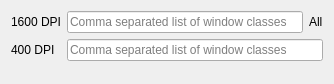
<?xml version="1.0" encoding="UTF-8"?>
<ui version="4.0">
 <class>KWin::VideoWallConfigForm</class>
 <widget class="QWidget" name="KWin::VideoWallConfigForm">
  <property name="geometry">
   <rect>
    <x>0</x>
    <y>0</y>
    <width>334</width>
    <height>84</height>
   </rect>
  </property>
  <property name="windowTitle">
   <string>Video Wall</string>
  </property>
  <layout class="QFormLayout" name="formLayout">
   <item row="0" column="0">
    <widget class="QLabel" name="label">
     <property name="text">
      <string>1600 DPI</string>
     </property>
    </widget>
   </item>
   <item row="0" column="1">
    <layout class="QHBoxLayout" name="horizontalLayout_2">
     <item>
      <widget class="QLineEdit" name="kcfg_Whitelist">
       <property name="text">
        <string/>
       </property>
       <property name="placeholderText">
        <string>Comma separated list of window classes</string>
       </property>
      </widget>
     </item>
     <item>
      <widget class="QLabel" name="applyLabel">
       <property name="visible">
        <bool>false</bool>
       </property>
       <property name="text">
        <string>All</string>
       </property>
      </widget>
     </item>
    </layout>
   </item>
   <item row="1" column="0">
    <widget class="QLabel" name="label_2">
     <property name="text">
      <string>400 DPI</string>
     </property>
    </widget>
   </item>
   <item row="1" column="1">
    <widget class="QLineEdit" name="kcfg_Greylist">
     <property name="placeholderText">
      <string>Comma separated list of window classes</string>
     </property>
    </widget>
   </item>
  </layout>
 </widget>
 <resources/>
 <connections/>
</ui>
